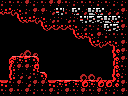

The image is a tile-based game level rendered from a .tmx file. Its description and complete source (layers, tilesets, objects, tile grids) follow:
An orthogonal 16x12 tile map with 8x8 px tiles, 1 tile layer (Tile Layer 1) and 7 objects (big-item, item, 4x4-item, door-right, breakable-down, ...).

<map version="1.0" orientation="orthogonal" renderorder="right-down" width="16" height="12" tilewidth="8" tileheight="8" nextobjectid="30">
 <properties>
  <property name="left" value="hole" />
 </properties>
 <tileset firstgid="1" name="tiles" tilewidth="8" tileheight="8" tilecount="256" columns="16">
  <image source="tiles.png" width="128" height="128" />
 </tileset>
 <layer name="Tile Layer 1" width="16" height="12">
  <data encoding="csv">
114,113,113,115,114,113,115,115,113,114,113,113,114,113,114,114,
126,250,128,114,115,115,244,147,114,248,244,149,248,244,244,115,
1,1,123,126,250,128,244,114,244,114,147,148,148,149,248,114,
1,1,1,1,1,123,127,127,127,128,244,113,114,248,148,115,
1,1,1,1,1,1,1,1,1,123,126,128,115,114,113,113,
1,1,1,1,1,1,1,1,1,1,1,123,250,127,128,115,
1,1,129,130,131,1,1,1,1,1,1,1,1,1,117,115,
1,102,254,99,104,1,1,1,1,1,1,1,1,1,116,115,
1,251,115,115,119,1,1,1,1,1,1,1,1,1,116,113,
1,251,244,244,113,104,1,1,1,1,130,130,131,1,117,114,
100,113,115,244,115,115,100,254,99,254,97,254,97,97,121,115,
113,115,113,115,114,113,115,114,115,113,115,113,115,114,114,115
</data>
 </layer>
 <objectgroup name="objects">
  <object id="14" type="big-item" x="80" y="56" width="32" height="24" />
  <object id="15" type="item" x="16" y="40" width="16" height="16" />
  <object id="16" type="4x4-item" x="80" y="48" width="32" height="32" />
  <object id="18" type="door-right" x="112" y="56" width="16" height="24" />
  <object id="19" type="breakable-down" x="48" y="80" width="32" height="16" />
  <object id="22" type="breakable-right" x="112" y="48" width="16" height="32" />
  <object id="29" type="door-down" x="48" y="80" width="32" height="16" />
 </objectgroup>
</map>
